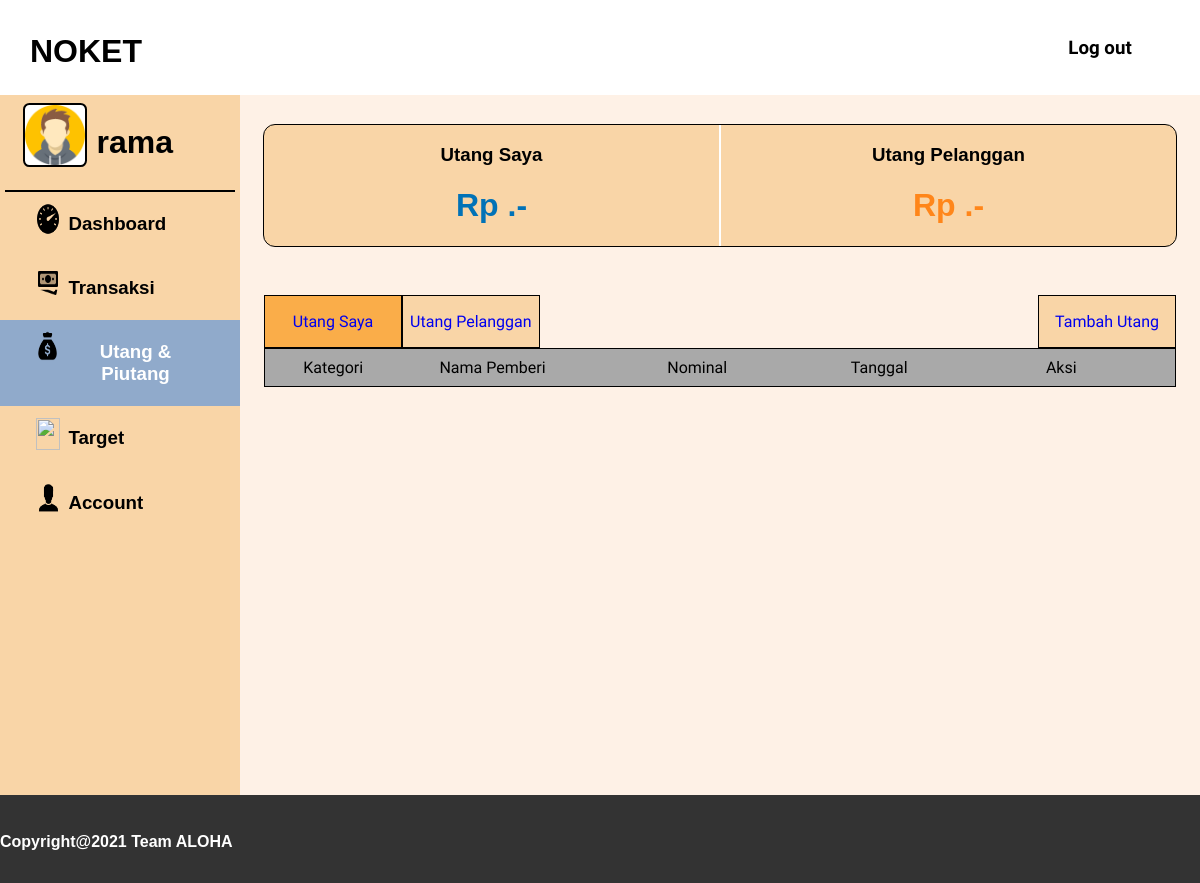
Before: /utang.php (signed in) with the older database file.
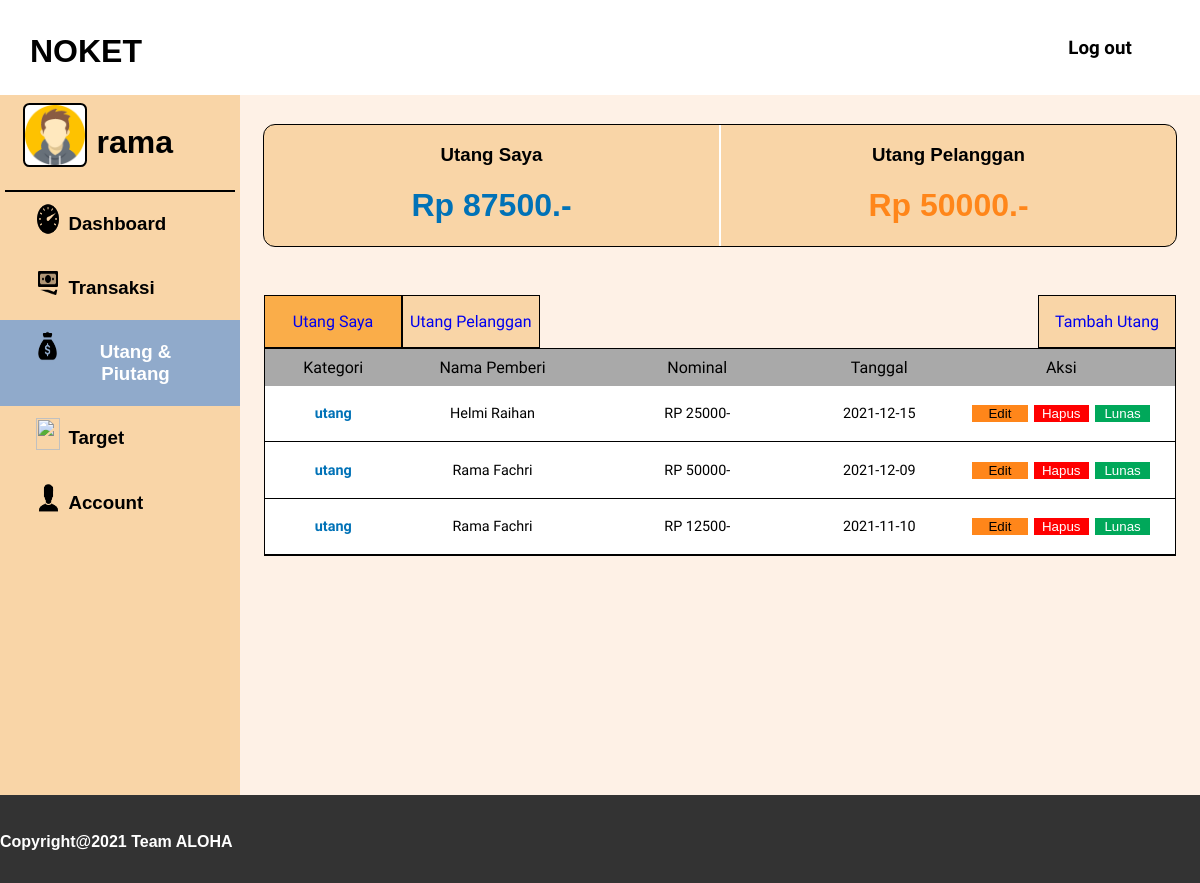
After: the same page with the newer database file.
### tables this page shows
CREATE TABLE `catatanutang` (
  `id` int(255) NOT NULL,
  `jumlah` int(255) NOT NULL,
  `tanggal` date NOT NULL,
  `id_pengguna` int(255) NOT NULL,
  `id_subkategori` int(255) NOT NULL,
  `id_instansi` int(255) NOT NULL
);

CREATE TABLE `subkategori` (
  `id` int(255) NOT NULL,
  `nama` varchar(255) NOT NULL,
  `id_kategori` int(255) NOT NULL
);

CREATE TABLE `instansi` (
  `id` int(255) NOT NULL,
  `nama` text NOT NULL
);

### utang.php (the view, shortened to what the changed rows need)
<?php
    include 'php/koneksi.php';
    $sql2 = "SELECT cu.id AS id,sk.nama AS kategori, i.nama AS nama , cu.jumlah, cu.tanggal FROM catatanutang cu INNER JOIN subkategori sk ON cu.id_subkategori = sk.id INNER JOIN kategoricatatan kc ON sk.id_kategori = kc.id INNER JOIN instansi i ON cu.id_instansi = i.id WHERE cu.id_pengguna = '$_SESSION[id]' AND sk.id_kategori = 3;" ;
    $result2 = mysqli_query($conn, $sql2);
    $sql3 = "SELECT SUM(ck.jumlah) AS jumlah FROM catatanutang ck INNER JOIN subkategori sk ON ck.id_subkategori = sk.id WHERE sk.id = 3;";
    $result3 = mysqli_query($conn, $sql3);
    $row3 = mysqli_fetch_assoc($result3);
    $sql4 = "SELECT SUM(ck.jumlah) AS jumlah FROM catatanutang ck INNER JOIN subkategori sk ON ck.id_subkategori = sk.id WHERE sk.id = 4;";
    $result4 = mysqli_query($conn, $sql4);
    $row4 = mysqli_fetch_assoc($result4);
?>
<html>
    <head>
        <link rel="stylesheet" href="css/utang.css">
    </head>
    <body>
    <div id="page">
         <div class = "navbar">
            <div class="navbarLogo">
                <h1>NOKET<h1>
            </div>
        </div>
        <div id="isi-page">
            <div id="sidebar">
                <div class="sidebar-item-profile">
                    <div id="sidebar-image-container">
                        <h1><?php echo $_SESSION['username']; ?></h1>
                    </div>
                </div>
            </div>
            <div id="content-card">
                <div id="info-header">
                    <div id="info-header-kiri">
                        <div class="info-header-isi">
                            <h1 style="color: 0172B7;">Rp <?php echo $row4['jumlah']; ?>.-</h1>
                        </div>
                    </div>
                    <div id="info-header-kanan">
                        <div class="info-header-isi">
                            <h1 style="color: FF861A;">Rp <?php echo $row3['jumlah']; ?>.-</h1>
                        </div>
                    </div>
                </div>
                <div id="table-wrapper">
                    <div id="table-scroll">
                        <table id="myTable" cellspacing="0">
                            <thead>
                                <tr>
                                    <th style="width: 15%;">
                                        <p>
                                            Kategori
                                        </p>
                                    </th>
                                    <th style="width: 20%;">
                                        <p>
                                            Nama Pemberi
                                        </p>
                                    </th>
                                    <th style="width: 25%;" onclick="sortTable(0)">
                                        <p>
                                            Nominal
                                        </p>
                                    </th>
                                    <th style="width: 15%;" onclick="sortTable(1)">
                                        <p>
                                            Tanggal
                                        </p>
                                    </th>
                                    <th style="width: 25%;">
                                        <p>
                                            Aksi
                                        </p>
                                    </th>
                                </tr>
                            </thead>
                            <tbody>
                                <?php
                                    while($row2 = mysqli_fetch_assoc($result2)) {
                                        echo "<tr>
                                            <td><p id='table-kategori-pengeluaran' style='font-weight:bold;'>".$row2['kategori']."</p></td>
                                            <td><p>".$row2['nama']."</p></td>
                                            <td><p>RP ".$row2['jumlah']."-</p></td>
                                            <td><p>".$row2['tanggal']."</p></td>
                                            <td style='white-space: nowrap; overflow: auto;'>
                                        <a href='edit-utang.php?id=".$row2['id']."'><button id='tombol-aksi-edit' name='bEdit'>Edit </button></a>
                                        <a href='php/hapus.php?id=".$row2['id']."'><button id='tombol-aksi-hapus' name='bHapus'>Hapus</button></a>
                                        <a href='php/hapus.php?id=".$row2['id']."'><button id='tombol-aksi-lunas' name='bLunas'>Lunas</button></a>
                                    </td>
                                        </tr>";
                                    }
                                ?>
                            </tbody>
                        </table>
                    </div>
                </div>
            </div>
        </div>
    </div>
    </body>
</html>

Changed rows visible on the page:
added catatanutang: id_subkategori.nama "utang", id_instansi.nama "Helmi Raihan", jumlah "25000", tanggal "2021-12-15"
added catatanutang: id_subkategori.nama "utang", id_instansi.nama "Rama Fachri", jumlah "50000", tanggal "2021-12-09"
added catatanutang: id_subkategori.nama "utang", id_instansi.nama "Rama Fachri", jumlah "12500", tanggal "2021-11-10"
Other visible differences:
$row4['jumlah']: (not shown) → "87500"
$row3['jumlah']: (not shown) → "50000"
